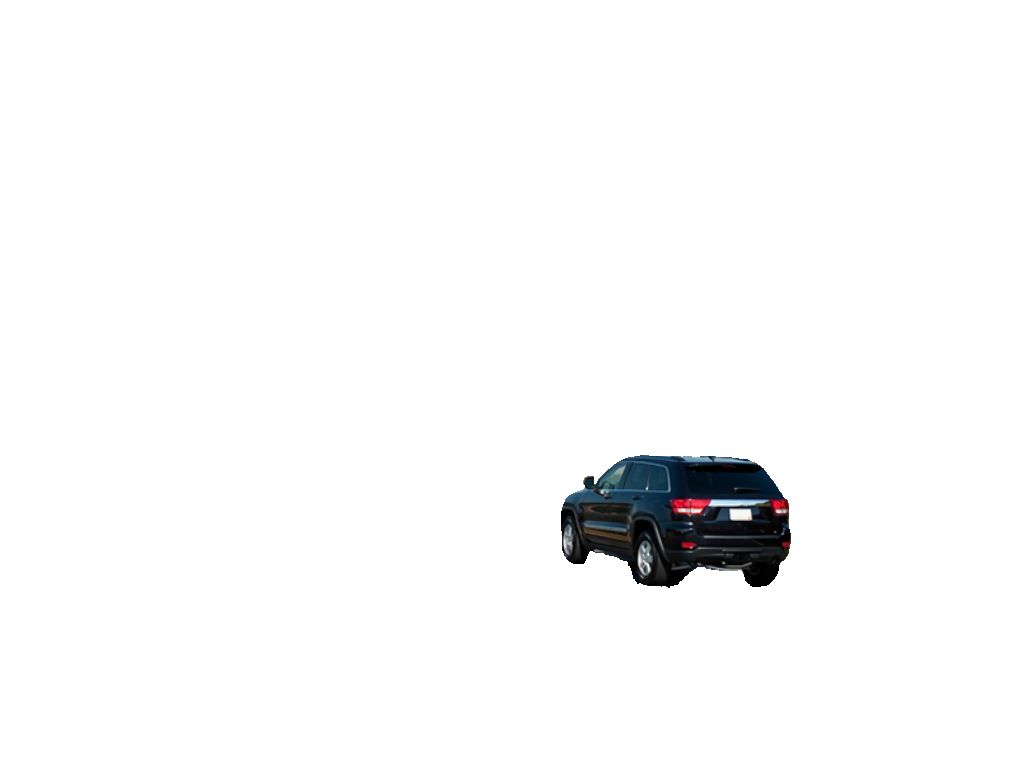
#> input picture Poisson Blending/images/2.png, 2048 x 1536 px, found by its file name (shown at 1/2 size)
$ jupyter execute '2- Experiment with different Blend Modes.ipynb'
#> lines starting #> are read from the running program, lines starting #| are printed output that depends on the picture
## MIXED_CLONE

[cell 1]
import cv2
import numpy as np

# Load images
foreground = cv2.imread('2.png', cv2.IMREAD_UNCHANGED)
#> foreground is the input picture: shape (1536, 2048, 4); mean B, G, R, A 248.8, 248.6, 247.9, 7.6
background = cv2.imread('1.jpeg')
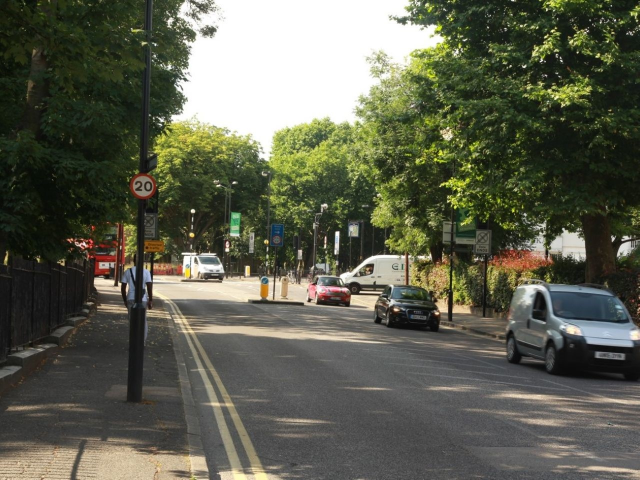
#> input picture Poisson Blending/images/1.jpeg, 1279 x 959 px, found by its file name (shown at 1/2 size)
#> background is the input picture: shape (959, 1279, 3); mean B, G, R 78.9, 95, 93.2

if foreground.shape[2] == 4:
    # 4 channels imply alpha channel present
    alpha_channel = foreground[:, :, 3]
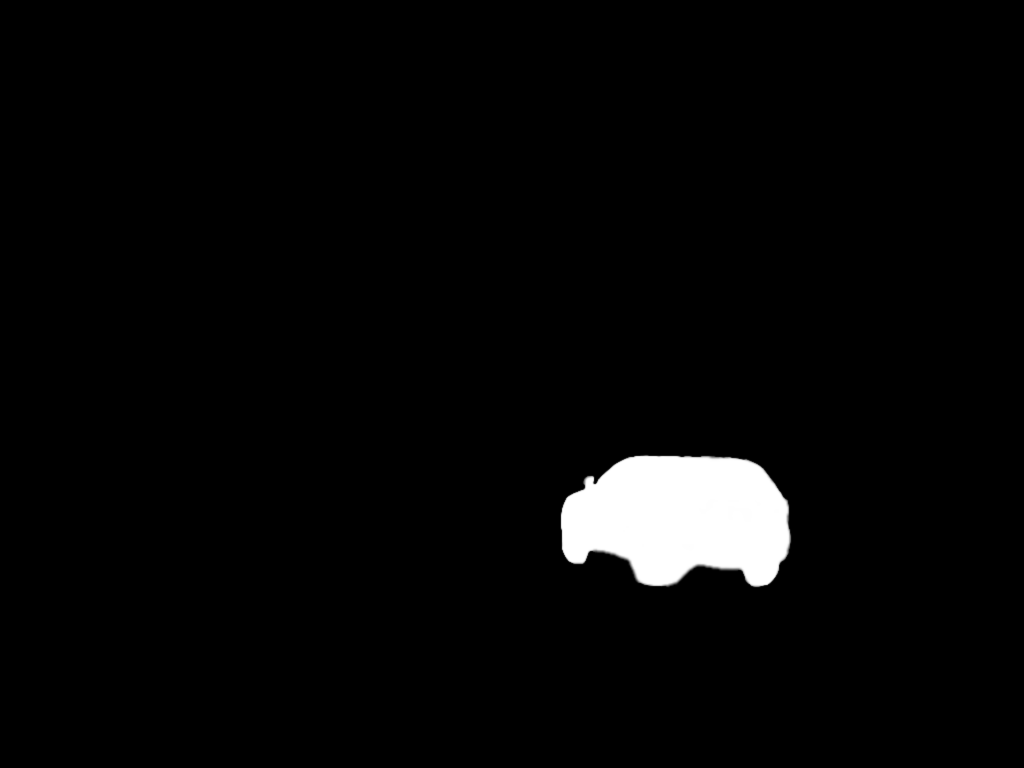
#> alpha_channel: shape (1536, 2048) (shown at 1/2 size); min 0, max 255, mean 7.6
    mask = alpha_channel
    foreground = foreground[:, :, :3]
#> foreground: shape (1536, 2048, 3)
else:
    # if no alpha channel then create one
    gray_foreground = cv2.cvtColor(foreground, cv2.COLOR_BGR2GRAY)
    _, mask = cv2.threshold(gray_foreground, 1, 255, cv2.THRESH_BINARY)

# Define center position for blending
bg_height, bg_width = background.shape[:2]
#> bg_height = 959; bg_width = 1279
fg_height, fg_width = foreground.shape[:2]
#> fg_height = 1536; fg_width = 2048

if fg_width > bg_width or fg_height > bg_height:
    scale = min(bg_width / fg_width, bg_height / fg_height)
#> scale = 0.624
    foreground = cv2.resize(foreground, (int(fg_width * scale), int(fg_height * scale)))
#> foreground: shape (959, 1278, 3)
    mask = cv2.resize(mask, (int(fg_width * scale), int(fg_height * scale)))

# Position the foreground on the background
center = (bg_width // 2, int(bg_height * 0.75))
#> center = (639, 719)

# Poisson blending
blended_image = cv2.seamlessClone(foreground, background, mask, center, cv2.MIXED_CLONE)

cv2.imshow('Blended Image', blended_image)
cv2.imwrite('blended_car_on_street_mixed.jpg', blended_image)
cv2.waitKey(0)
cv2.destroyAllWindows()

## NORMAL_CLONE

[cell 2]
import cv2
import numpy as np

# Load images
foreground = cv2.imread('2.png', cv2.IMREAD_UNCHANGED)
background = cv2.imread('1.jpeg')

if foreground.shape[2] == 4:
    # 4 channels imply alpha channel present
    alpha_channel = foreground[:, :, 3]
    mask = alpha_channel
    foreground = foreground[:, :, :3]
else:
    # if no alpha channel then create one
    gray_foreground = cv2.cvtColor(foreground, cv2.COLOR_BGR2GRAY)
    _, mask = cv2.threshold(gray_foreground, 1, 255, cv2.THRESH_BINARY)

# Define center position for blending
bg_height, bg_width = background.shape[:2]
fg_height, fg_width = foreground.shape[:2]

if fg_width > bg_width or fg_height > bg_height:
    scale = min(bg_width / fg_width, bg_height / fg_height)
    foreground = cv2.resize(foreground, (int(fg_width * scale), int(fg_height * scale)))
    mask = cv2.resize(mask, (int(fg_width * scale), int(fg_height * scale)))

# Position the foreground on the background
center = (bg_width // 2, int(bg_height * 0.75))

# Poisson blending
blended_image = cv2.seamlessClone(foreground, background, mask, center, cv2.NORMAL_CLONE)

cv2.imshow('Blended Image', blended_image)
cv2.imwrite('blended_car_on_street_mixed.jpg', blended_image)
cv2.waitKey(0)
cv2.destroyAllWindows()
